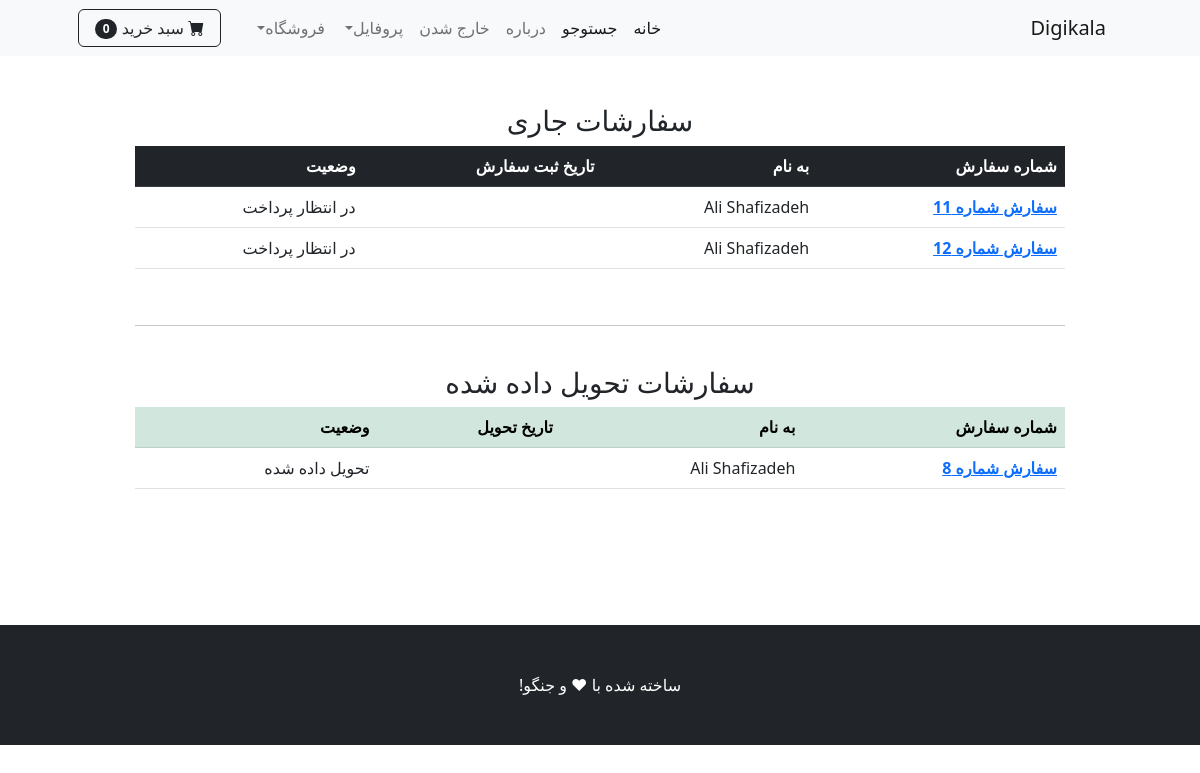
Screenshot of /orders/ (signed in) with the database file from the repository.
### payment/models.py (models this page shows, shortened)
class Order(models.Model):
    STATUS_ORDER = [
        ('Pending', 'در انتظار پرداخت'),
        ('Processing', 'در حال پردازش'),
        ('Shipping', 'ارسال شده به پست'),
        ('Delivered', 'تحویل داده شده')
    ]
    user = models.ForeignKey(User, on_delete=models.CASCADE, null=True, blank=True)
    full_name = models.CharField(max_length=250)
    email = models.EmailField(max_length=300)
    shipping_address = models.TextField(max_length=150000)
    amount_paid = models.DecimalField(decimal_places=0, max_digits=12)
    date_ordered = jmodels.jDateTimeField(auto_now_add=True)
    status = models.CharField(max_length=50, choices=STATUS_ORDER, default='Pending')
    last_update = jmodels.jDateTimeField(auto_now=True)

### shop/views.py (the view)
# urls.py: path('orders/', views.user_orders, name="orders"),
def user_orders(request):
    if request.user.is_authenticated:
        delivered_orders = Order.objects.filter(user=request.user, status='Delivered')
        other_orders = Order.objects.filter(user=request.user).exclude(status='Delivered')
        context = {'delivered': delivered_orders, 'other': other_orders}
        return render(request, 'orders.html', context)
    else:
        messages.success(request, 'دسترسی به این صفحه امکان پذیر نیست.')
        return redirect('home')

### cart/cart.py (called while the page is built)
    def __len__(self):
        return sum(self.cart.values())

### cart/context_processors.py (called while the page is built)
def cart(request):
    return {'cart':Cart(request)}

### shop/templates/orders.html
{% extends 'base.html' %}
{% load static %}
{% block content %}
<br><br>
<div class="container">
    <div class="row">
        <center>
            <div class="col-10">
                {% if other %}
                <h3>سفارشات جاری</h3>
                <table class="table">
                      <thead class="table-dark">
                        <tr>
                          <th scope="col">شماره سفارش</th>
                          <th scope="col">به نام</th>
                          <th scope="col">تاریخ ثبت سفارش</th>
                          <th scope="col">وضعیت</th>
                        </tr>
                      </thead>
                      <tbody>
                      {% for order in other %}
                        <tr>
                            <th scope="row"><a href="{% url 'order_details' order.id %}">سفارش شماره {{order.id}}</a></th>
                          <td>{{order.full_name}}</td>
                          <td>{{order.date_ordered|date:"Y/m/d H:i:s"}}</td>
                          <td>{{order.get_status_display}}</td>
                        </tr>
                      {% endfor %}
                      </tbody>
                </table>
                {% else %}
                سفارشی در جریان نیست!
                {% endif %}
                <br>
                <hr>
                <br>
                {% if delivered %}
                <h3>سفارشات تحویل داده شده</h3>
                <table class="table">
                      <thead class="table-success">
                        <tr>
                          <th scope="col">شماره سفارش</th>
                          <th scope="col">به نام</th>
                          <th scope="col">تاریخ تحویل</th>
                          <th scope="col">وضعیت</th>
                        </tr>
                      </thead>
                      <tbody>
                      {% for order in delivered %}
                        <tr>
                          <th scope="row"><a href="{% url 'order_details' order.id %}">سفارش شماره {{order.id}}</a></th>
                          <td>{{order.full_name}}</td>
                          <td>{{order.last_update|date:"Y/m/d H:i:s"}}</td>
                          <td>{{order.get_status_display}}</td>
                        </tr>
                      {% endfor %}
                      </tbody>
                </table>
                {% else %}
                سفارشی در کار نیست!
                {% endif %}
            </div>
        </center>
    </div>
</div>
<br><br><br><br><br>
{% endblock %}

### rows the page displays
Order: id "11", full_name "Ali Shafizadeh", status "در انتظار پرداخت"
Order: id "12", full_name "Ali Shafizadeh", status "در انتظار پرداخت"
Order: id "8", full_name "Ali Shafizadeh", status "تحویل داده شده"

### other values shown
{{ cart|length }} "0"
